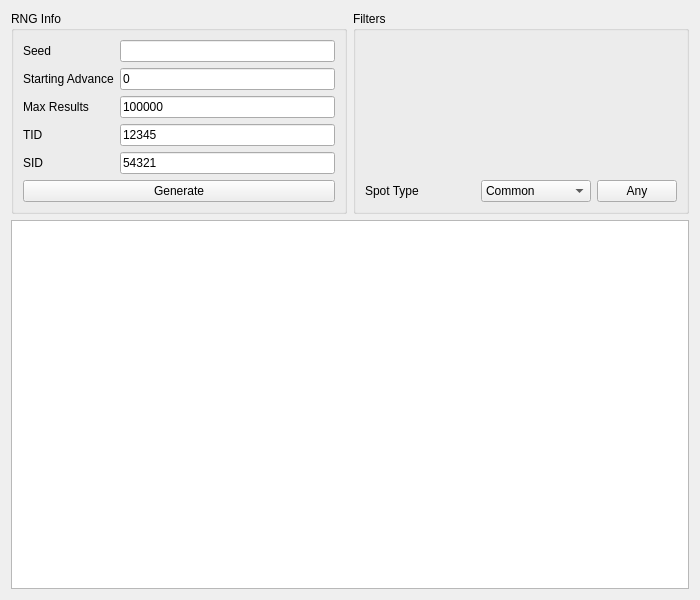
<?xml version="1.0" encoding="UTF-8"?>
<ui version="4.0">
 <class>PokeSpot</class>
 <widget class="QWidget" name="PokeSpot">
  <property name="geometry">
   <rect>
    <x>0</x>
    <y>0</y>
    <width>700</width>
    <height>600</height>
   </rect>
  </property>
  <property name="minimumSize">
   <size>
    <width>700</width>
    <height>600</height>
   </size>
  </property>
  <property name="windowTitle">
   <string>PokeSpot</string>
  </property>
  <layout class="QGridLayout" name="gridLayout_3">
   <item row="0" column="0">
    <widget class="QGroupBox" name="groupBoxRNGInfo">
     <property name="sizePolicy">
      <sizepolicy hsizetype="Preferred" vsizetype="Preferred">
       <horstretch>1</horstretch>
       <verstretch>0</verstretch>
      </sizepolicy>
     </property>
     <property name="title">
      <string>RNG Info</string>
     </property>
     <layout class="QGridLayout" name="gridLayout">
      <item row="0" column="0">
       <widget class="QLabel" name="labelSeed">
        <property name="text">
         <string>Seed</string>
        </property>
       </widget>
      </item>
      <item row="0" column="1">
       <widget class="TextBox" name="textBoxSeed">
        <property name="maxLength">
         <number>8</number>
        </property>
       </widget>
      </item>
      <item row="1" column="0">
       <widget class="QLabel" name="labelStartingAdvance">
        <property name="text">
         <string>Starting Advance</string>
        </property>
       </widget>
      </item>
      <item row="1" column="1">
       <widget class="TextBox" name="textBoxStartingAdvance">
        <property name="text">
         <string notr="true">0</string>
        </property>
        <property name="maxLength">
         <number>10</number>
        </property>
       </widget>
      </item>
      <item row="2" column="0">
       <widget class="QLabel" name="labelMaxResults">
        <property name="text">
         <string>Max Results</string>
        </property>
       </widget>
      </item>
      <item row="2" column="1">
       <widget class="TextBox" name="textBoxMaxResults">
        <property name="text">
         <string notr="true">100000</string>
        </property>
        <property name="maxLength">
         <number>10</number>
        </property>
       </widget>
      </item>
      <item row="3" column="0">
       <widget class="QLabel" name="labelTID">
        <property name="text">
         <string>TID</string>
        </property>
       </widget>
      </item>
      <item row="3" column="1">
       <widget class="TextBox" name="textBoxTID">
        <property name="text">
         <string notr="true">12345</string>
        </property>
        <property name="maxLength">
         <number>5</number>
        </property>
       </widget>
      </item>
      <item row="4" column="0">
       <widget class="QLabel" name="labelSID">
        <property name="text">
         <string>SID</string>
        </property>
       </widget>
      </item>
      <item row="4" column="1">
       <widget class="TextBox" name="textBoxSID">
        <property name="text">
         <string notr="true">54321</string>
        </property>
        <property name="maxLength">
         <number>5</number>
        </property>
       </widget>
      </item>
      <item row="5" column="0" colspan="2">
       <widget class="QPushButton" name="pushButtonGenerate">
        <property name="text">
         <string>Generate</string>
        </property>
       </widget>
      </item>
     </layout>
    </widget>
   </item>
   <item row="0" column="1">
    <widget class="QGroupBox" name="groupBoxFilters">
     <property name="sizePolicy">
      <sizepolicy hsizetype="Preferred" vsizetype="Preferred">
       <horstretch>1</horstretch>
       <verstretch>0</verstretch>
      </sizepolicy>
     </property>
     <property name="title">
      <string>Filters</string>
     </property>
     <layout class="QGridLayout" name="gridLayout_4">
      <item row="0" column="0">
       <widget class="Filter" name="filter" native="true"/>
      </item>
      <item row="1" column="0">
       <layout class="QGridLayout" name="gridLayout_2">
        <item row="0" column="0">
         <widget class="QLabel" name="labelSpotType">
          <property name="text">
           <string>Spot Type</string>
          </property>
         </widget>
        </item>
        <item row="0" column="1">
         <widget class="CheckList" name="comboBoxSpotType">
          <item>
           <property name="text">
            <string>Common</string>
           </property>
          </item>
          <item>
           <property name="text">
            <string>Uncommon</string>
           </property>
          </item>
          <item>
           <property name="text">
            <string>Rare</string>
           </property>
          </item>
         </widget>
        </item>
        <item row="0" column="2">
         <widget class="QPushButton" name="pushButtonAnySpotType">
          <property name="sizePolicy">
           <sizepolicy hsizetype="Fixed" vsizetype="Fixed">
            <horstretch>0</horstretch>
            <verstretch>0</verstretch>
           </sizepolicy>
          </property>
          <property name="text">
           <string>Any</string>
          </property>
         </widget>
        </item>
       </layout>
      </item>
     </layout>
    </widget>
   </item>
   <item row="1" column="0" colspan="2">
    <widget class="TableView" name="tableView"/>
   </item>
  </layout>
 </widget>
 <customwidgets>
  <customwidget>
   <class>TextBox</class>
   <extends>QLineEdit</extends>
   <header>Forms/Controls/TextBox.hpp</header>
  </customwidget>
  <customwidget>
   <class>CheckList</class>
   <extends>QComboBox</extends>
   <header>Forms/Controls/CheckList.hpp</header>
   <slots>
    <slot>resetChecks()</slot>
   </slots>
  </customwidget>
  <customwidget>
   <class>TableView</class>
   <extends>QTableView</extends>
   <header>Forms/Controls/TableView.hpp</header>
  </customwidget>
  <customwidget>
   <class>Filter</class>
   <extends>QWidget</extends>
   <header>Forms/Controls/Filter.hpp</header>
   <container>1</container>
  </customwidget>
 </customwidgets>
 <tabstops>
  <tabstop>textBoxSeed</tabstop>
  <tabstop>textBoxStartingAdvance</tabstop>
  <tabstop>textBoxMaxResults</tabstop>
  <tabstop>textBoxTID</tabstop>
  <tabstop>textBoxSID</tabstop>
  <tabstop>pushButtonGenerate</tabstop>
  <tabstop>comboBoxSpotType</tabstop>
  <tabstop>pushButtonAnySpotType</tabstop>
  <tabstop>tableView</tabstop>
 </tabstops>
 <resources/>
 <connections>
  <connection>
   <sender>pushButtonAnySpotType</sender>
   <signal>clicked()</signal>
   <receiver>comboBoxSpotType</receiver>
   <slot>resetChecks()</slot>
   <hints>
    <hint type="sourcelabel">
     <x>669</x>
     <y>179</y>
    </hint>
    <hint type="destinationlabel">
     <x>588</x>
     <y>176</y>
    </hint>
   </hints>
  </connection>
 </connections>
</ui>
